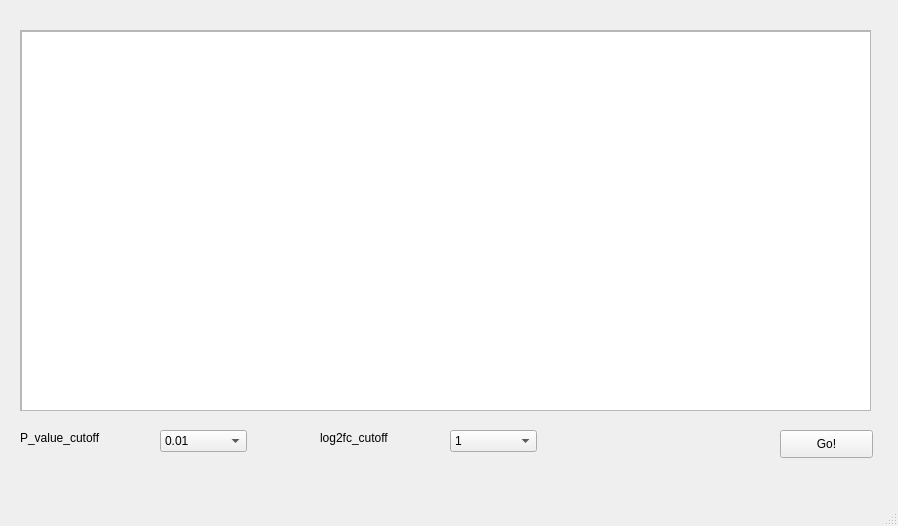
<?xml version="1.0" encoding="UTF-8"?>
<ui version="4.0">
 <class>MainWindow</class>
 <widget class="QMainWindow" name="MainWindow">
  <property name="geometry">
   <rect>
    <x>0</x>
    <y>0</y>
    <width>898</width>
    <height>526</height>
   </rect>
  </property>
  <property name="windowTitle">
   <string>Analyze</string>
  </property>
  <widget class="QWidget" name="centralwidget">
   <widget class="QScrollArea" name="scrollArea">
    <property name="geometry">
     <rect>
      <x>20</x>
      <y>30</y>
      <width>851</width>
      <height>381</height>
     </rect>
    </property>
    <property name="widgetResizable">
     <bool>true</bool>
    </property>
    <widget class="QWidget" name="scrollAreaWidgetContents">
     <property name="geometry">
      <rect>
       <x>0</x>
       <y>0</y>
       <width>849</width>
       <height>379</height>
      </rect>
     </property>
     <widget class="QTableWidget" name="tableWidget">
      <property name="geometry">
       <rect>
        <x>0</x>
        <y>0</y>
        <width>851</width>
        <height>381</height>
       </rect>
      </property>
     </widget>
    </widget>
   </widget>
   <widget class="QLabel" name="label">
    <property name="geometry">
     <rect>
      <x>20</x>
      <y>430</y>
      <width>121</width>
      <height>16</height>
     </rect>
    </property>
    <property name="text">
     <string>P_value_cutoff</string>
    </property>
   </widget>
   <widget class="QLabel" name="label_2">
    <property name="geometry">
     <rect>
      <x>320</x>
      <y>430</y>
      <width>111</width>
      <height>16</height>
     </rect>
    </property>
    <property name="text">
     <string>log2fc_cutoff</string>
    </property>
   </widget>
   <widget class="QPushButton" name="pushButton">
    <property name="geometry">
     <rect>
      <x>780</x>
      <y>430</y>
      <width>93</width>
      <height>28</height>
     </rect>
    </property>
    <property name="text">
     <string>Go!</string>
    </property>
   </widget>
   <widget class="QComboBox" name="comboBox">
    <property name="geometry">
     <rect>
      <x>160</x>
      <y>430</y>
      <width>87</width>
      <height>22</height>
     </rect>
    </property>
    <item>
     <property name="text">
      <string>0.01</string>
     </property>
    </item>
    <item>
     <property name="text">
      <string>0.05</string>
     </property>
    </item>
    <item>
     <property name="text">
      <string>0.1</string>
     </property>
    </item>
   </widget>
   <widget class="QComboBox" name="comboBox_2">
    <property name="geometry">
     <rect>
      <x>450</x>
      <y>430</y>
      <width>87</width>
      <height>22</height>
     </rect>
    </property>
    <item>
     <property name="text">
      <string>1</string>
     </property>
    </item>
    <item>
     <property name="text">
      <string>1.25</string>
     </property>
    </item>
    <item>
     <property name="text">
      <string>1.5</string>
     </property>
    </item>
    <item>
     <property name="text">
      <string>2</string>
     </property>
    </item>
   </widget>
  </widget>
  <widget class="QMenuBar" name="menubar">
   <property name="geometry">
    <rect>
     <x>0</x>
     <y>0</y>
     <width>898</width>
     <height>26</height>
    </rect>
   </property>
  </widget>
  <widget class="QStatusBar" name="statusbar"/>
 </widget>
 <resources/>
 <connections/>
</ui>
